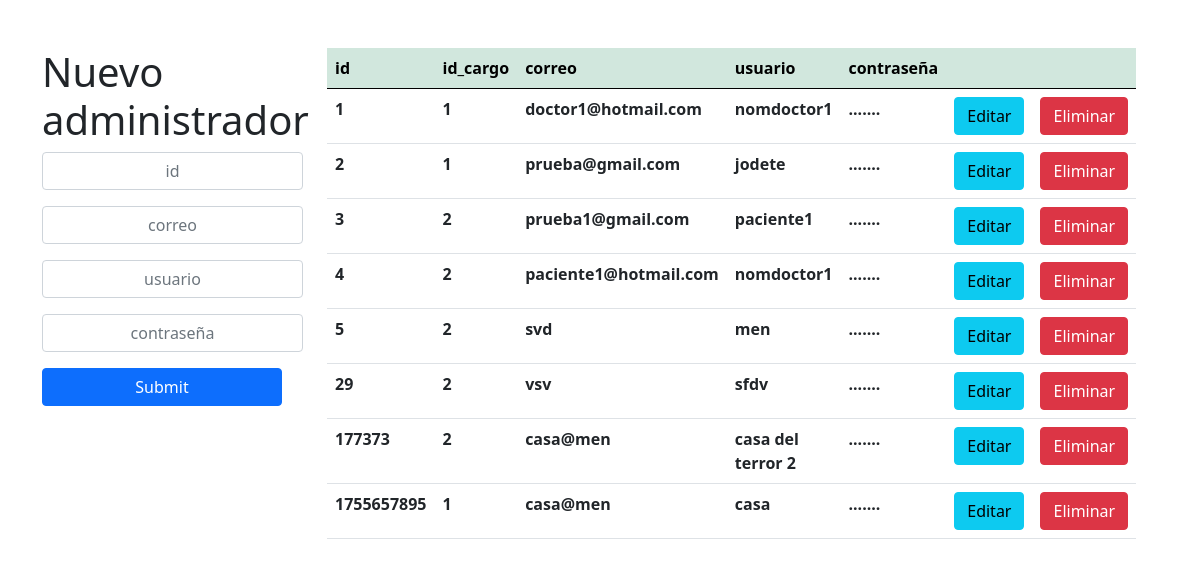
The app's page /crud/usuarios.php with its own data.
### tables this page shows
CREATE TABLE `usuarios` (
  `id` int(11) NOT NULL,
  `correo` varchar(250) NOT NULL,
  `usuario` varchar(250) NOT NULL,
  `contraseña` varchar(250) NOT NULL,
  `id_cargo` int(11) NOT NULL
);

### crud/usuarios.php (the view, shortened to what this page needs)
<?php
    $con=conectar();
    $sql="SELECT *  FROM usuarios";
    $query=mysqli_query($con,$sql);
?>
<!DOCTYPE html>
<html lang="en">
    <head>
        <link href="css/style.css" rel="stylesheet">
        <link href="https://cdn.jsdelivr.net/npm/bootstrap@5.0.0-beta1/dist/css/bootstrap.min.css" rel="stylesheet">
    </head>
    <body>
            <div class="container mt-5">
                    <div class="row">
                        <div class="col-md-3">
                            <h1>Nuevo administrador</h1>
                                <form action="insertar.php" method="POST">
                                    <input type="text" class="form-control mb-3" name="id" placeholder="id">
                                    <input type="text" class="form-control mb-3" name="correo" placeholder="correo">
                                    <input type="text" class="form-control mb-3" name="usuario" placeholder="usuario">
                                    <input type="password" class="form-control mb-3" name="contraseña" placeholder="contraseña">
                                    <input type="submit" class="btn btn-primary">
                                </form>
                        </div>
                        <div class="col-md-8">
                            <table class="table" >
                                <thead class="table-success table-striped" >
                                    <tr>
                                        <th>id</th>
                                        <th>id_cargo</th>
                                        <th>correo</th>
                                        <th>usuario</th>
                                        <th>contraseña</th>
                                        <th></th>
                                        <th></th>
                                    </tr>
                                </thead>
                                <tbody>
                                        <?php
                                            while($row=mysqli_fetch_array($query)){
                                                ?>
                                                    <tr>
                                                        <th><?php  echo $row['id']?></th>
                                                        <th><?php  echo $row['id_cargo']?></th>
                                                        <th><?php  echo $row['correo']?></th>
                                                        <th><?php  echo $row['usuario']?></th>
                                                        <th><?php  echo ".......";?></th>
                                                        <th><a href="actualizar.php?id=<?php echo $row['id'] ?>" class="btn btn-info">Editar</a></th>
                                                        <th><a href="delete.php?id=<?php echo $row['id'] ?>" class="btn btn-danger">Eliminar</a></th>
                                                    </tr>
                                                <?php
                                            }
                                        ?>
                                </tbody>
                            </table>
                        </div>
                    </div>
            </div>
    </body>
</html>

### css/style.css (style rules this page uses)
body { background: rgb(228, 177, 102); }
input { margin-right: 3rem; font-size: medium; text-align: center; background: blue; border: none; padding: 10px; color: white; width: 15rem; }

### records on screen
usuarios: id "1", id_cargo "1", correo "doctor1@hotmail.com", usuario "nomdoctor1"
usuarios: id "2", id_cargo "1", correo "prueba@gmail.com", usuario "jodete"
usuarios: id "3", id_cargo "2", correo "prueba1@gmail.com", usuario "paciente1"
usuarios: id "4", id_cargo "2", correo "paciente1@hotmail.com", usuario "nomdoctor1"
usuarios: id "5", id_cargo "2", correo "svd", usuario "men"
usuarios: id "29", id_cargo "2", correo "vsv", usuario "sfdv"
usuarios: id "177373", id_cargo "2", correo "casa@men", usuario "casa del terror 2"
usuarios: id "1755657895", id_cargo "1", correo "casa@men", usuario "casa"
